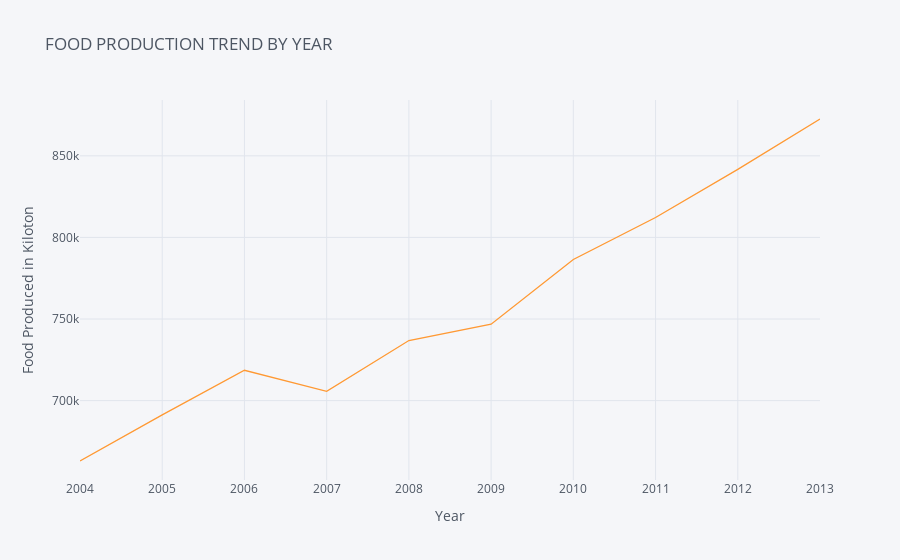

The code cell stored with this chart in its notebook:
### Code cell
#See the trend of Food produced(in Kiloton) per year. 
df3.iplot(kind='line',x='Year',y='Value',title='FOOD PRODUCTION TREND BY YEAR',xTitle='Year',
          yTitle='Food Produced in Kiloton')

### Figure 1 — Plotly figure (JSON) as saved in the notebook; plotly's stock layout.template omitted (floating-point values rounded to 4 significant figures)
{"data": [{"line": {"color": "rgba(255, 153, 51, 1.0)", "dash": "solid", "shape": "linear", "width": 1.3}, "mode": "lines", "name": "Value", "text": "", "type": "scatter", "x": [2004, 2005, 2006, 2007, 2008, 2009, 2010, 2011, 2012, 2013], "y": [663006, 691257, 718602, 705659, 736804, 746870, 786466, 812214, 841667, 872571]}], "layout": {"legend": {"bgcolor": "#F5F6F9", "font": {"color": "#4D5663"}}, "paper_bgcolor": "#F5F6F9", "plot_bgcolor": "#F5F6F9", "title": {"font": {"color": "#4D5663"}, "text": "FOOD PRODUCTION TREND BY YEAR"}, "xaxis": {"gridcolor": "#E1E5ED", "showgrid": true, "tickfont": {"color": "#4D5663"}, "title": {"font": {"color": "#4D5663"}, "text": "Year"}, "zerolinecolor": "#E1E5ED"}, "yaxis": {"gridcolor": "#E1E5ED", "showgrid": true, "tickfont": {"color": "#4D5663"}, "title": {"font": {"color": "#4D5663"}, "text": "Food Produced in Kiloton"}, "zerolinecolor": "#E1E5ED"}}}
